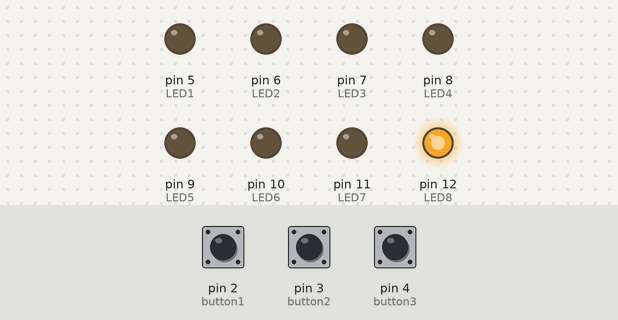
This sketch was run on a simulated Arduino Uno, built with avr-gcc and run on an emulated ATmega328P. Shown: output pins drawn as LEDs (lit = HIGH). The inputs (shaded band) are chosen by the test bench; at power-on: pin 2 (button1) HIGH, pin 4 (button3) HIGH, pin 3 (button2) HIGH.

Above: at 1.2 s.
1.3 s: pin 2 (button1) pulled LOW for 0.15 s
At 2.7 s:
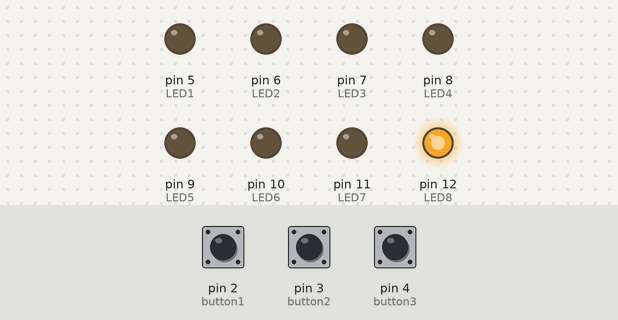
3.0 s: pin 4 (button3) pulled LOW for 0.15 s
At 3.1 s:
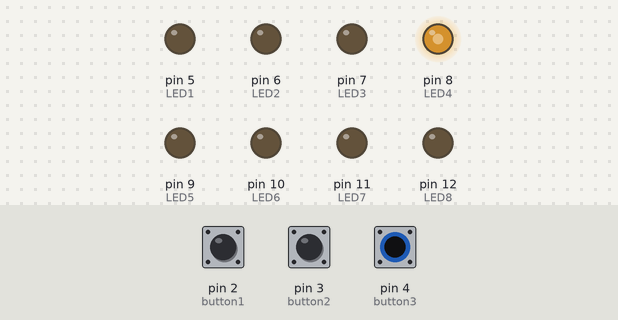
4.7 s: pin 3 (button2) pulled LOW for 0.15 s
At 4.82 s:
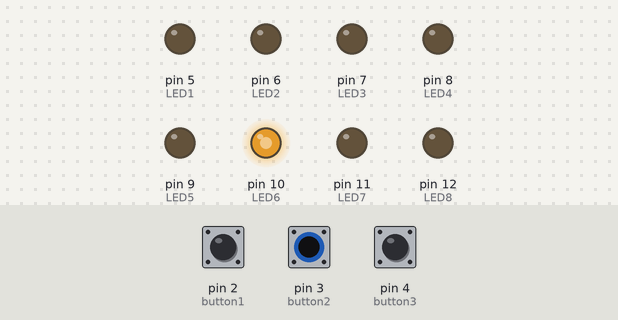
6.4 s: pin 2 (button1) pulled LOW for 1 s
At 7.2 s:
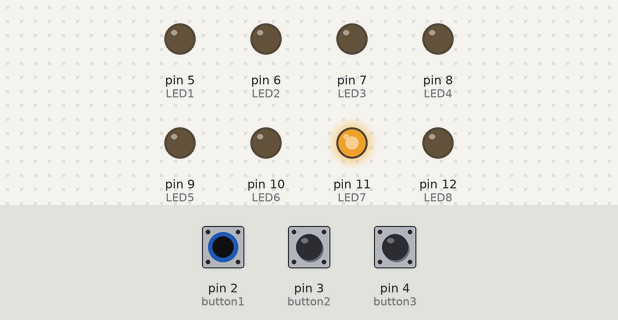
9.4 s: pin 3 (button2) pulled LOW for 1 s
At 11.5 s:
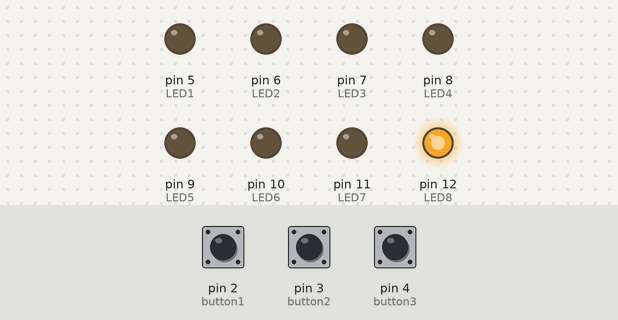
12.4 s: pin 4 (button3) pulled LOW for 1 s
At 13.0 s:
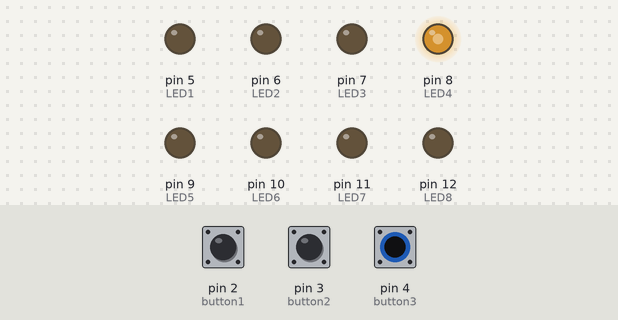
Timing chart, 0 to 15.4 s (numbered marks = the images above; inputs shaded):
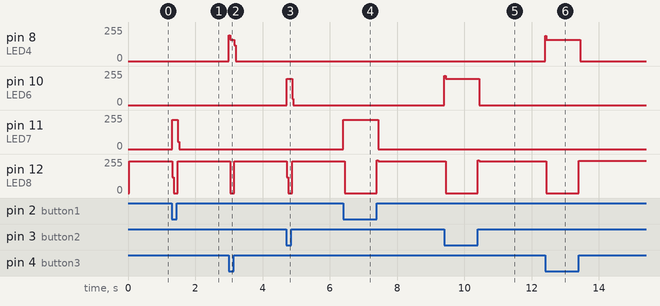

Measured:
- after the input at 1.3 s, pin 11 (LED7): 0/255 → 218/255 at once, → 0/255 0.16 s later; pin 12 (LED8): 238/255 → 0/255 at once, → 238/255 0.16 s later
- after the input at 3.0 s, pin 8 (LED4): 0/255 → 158/255 at once, → 0/255 0.16 s later; pin 12 (LED8): 238/255 → 0/255 at once, → 238/255 0.12 s later
- after the input at 4.7 s, pin 10 (LED6): 0/255 → 196/255 at once, → 0/255 0.16 s later; pin 12 (LED8): 238/255 → 0/255 at once, → 238/255 0.16 s later
- after the input at 6.4 s, pin 11 (LED7): 0/255 → 220/255 at once, → 0/255 1.0 s later; pin 12 (LED8): 238/255 → 0/255 at once, → 238/255 0.96 s later
- after the input at 9.4 s, pin 10 (LED6): 0/255 → 196/255 at once, → 0/255 1.0 s later; pin 12 (LED8): 238/255 → 0/255 at once, → 238/255 0.96 s later
- after the input at 12.4 s, pin 8 (LED4): 0/255 → 158/255 at once, → 0/255 1.0 s later; pin 12 (LED8): 238/255 → 0/255 at once, → 243/255 0.96 s later

The sketch:

Buttons_LEDs.ino
```cpp
//Folosind 3 butoane si 8 LED-uri, se va aprinde LED-ul corespunzator codului generat prin actionarea
  //celor 3 butoane.
//https://www.arduino.cc/en/tutorial/button
//https://www.arduino.cc/en/tutorial/blink

const int button1 = 2;
const int button2 = 3;
const int button3 = 4;
const int LED1 = 5;
const int LED2 = 6;
const int LED3 = 7;
const int LED4 = 8;
const int LED5 = 9;
const int LED6 = 10;
const int LED7 = 11;
const int LED8 = 12;

int button1State = 0;
int button2State = 0;
int button3State = 0;

int LED = 0;
int state = 0;

void setup()
{
  pinMode(button1,INPUT);
  pinMode(button2,INPUT);
  pinMode(button3,INPUT);
  pinMode(LED1,OUTPUT);
  pinMode(LED2,OUTPUT);
  pinMode(LED3,OUTPUT);
  pinMode(LED4,OUTPUT);
  pinMode(LED5,OUTPUT);
  pinMode(LED6,OUTPUT);
  pinMode(LED7,OUTPUT);
  pinMode(LED8,OUTPUT);
}

void loop()
{
  button1State = digitalRead(button1);
  button2State = digitalRead(button2);
  button3State = digitalRead(button3);

  transform_to_dec();
  LED_light_up();
}

void LED_light_up()
{
  digitalWrite(LED1,LOW);
  digitalWrite(LED2,LOW);
  digitalWrite(LED3,LOW);
  digitalWrite(LED4,LOW);
  digitalWrite(LED5,LOW);
  digitalWrite(LED6,LOW);
  digitalWrite(LED7,LOW);
  digitalWrite(LED8,LOW);
  digitalWrite(LED,HIGH);
}

//000 = 0
//001 = 1
//010 = 2
//011 = 3
//100 = 4
//101 = 5
//110 = 6
//111 = 7
void transform_to_dec()
{
  if(button3State==0 && button2State==0 && button1State==0)
    LED = LED1;
  if(button3State==0 && button2State==0 && button1State==1)
    LED = LED2;
  if(button3State==0 && button2State==1 && button1State==0)
    LED = LED3;
  if(button3State==0 && button2State==1 && button1State==1)
    LED = LED4;
  if(button3State==1 && button2State==0 && button1State==0)
    LED = LED5;
  if(button3State==1 && button2State==0 && button1State==1)
    LED = LED6;
  if(button3State==1 && button2State==1 && button1State==0)
    LED = LED7;
  if(button3State==1 && button2State==1 && button1State==1)
    LED = LED8;
}
```
